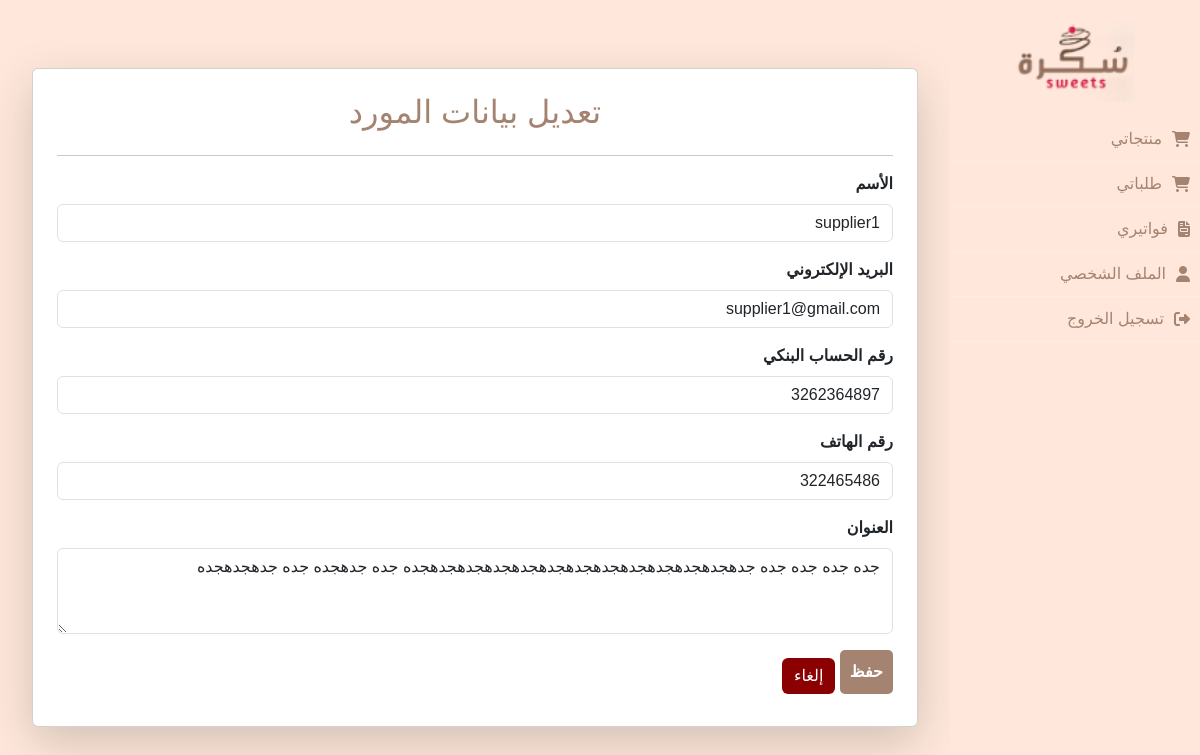
The app's page /edit-profile/ (signed in) with its own data.
### suppliers/models.py (models this page shows, shortened)
class Supplier(models.Model):
    user             = models.OneToOneField(User, on_delete=models.CASCADE)
    company_name     = models.CharField(max_length=255)
    email            = models.EmailField(max_length=254, blank=True, null=True)
    phone_number     = models.CharField(max_length=15, blank=True, null=True)  # إضافة رقم الهاتف
    bank_account     = models.CharField(max_length=50,blank=True, null=True)
    address          = models.TextField(blank=True, null=True )  # العنوان
    previous_balance = models.DecimalField(max_digits=10, decimal_places=2, default=0.00)  # الرصيد السابق
    current_balance  = models.DecimalField(max_digits=10, decimal_places=2, default=0.00)  # الرصيد الحالي

### suppliers/views.py (the view)
# urls.py: path('edit-profile/', views.supplier_edit_profile, name='edit_supplier_profile'),
@login_required
def supplier_edit_profile(request):
    try:
        supplier = Supplier.objects.get(user=request.user)  # جلب بيانات المورد المرتبط بالمستخدم
    except Supplier.DoesNotExist:
        messages.error(request, "لا توجد بيانات مورد مرتبطة بحسابك.")
        return redirect('dashboard')
    if request.method == 'POST':
        form = SupplierEditForm(request.POST, instance=supplier)  # استخدم النموذج الصحيح
        if form.is_valid():
            form.save()
            messages.success(request, "تم تحديث بيانات المورد بنجاح.")
            return redirect('dashboard')
    else:
        form = SupplierEditForm(instance=supplier)  # تمرير البيانات الحالية للمورد
    return render(request, 'suppliers/edit_profile.html', {'form': form})

### suppliers/forms.py
class SupplierEditForm(forms.ModelForm):
    class Meta:
        model = Supplier
        fields = ['company_name', 'email', 'bank_account', 'phone_number', 'address']
        labels = {
            'company_name': 'الأسم',
            'email': 'البريد الإلكتروني',
            'bank_account': 'رقم الحساب البنكي',
            'phone_number': 'رقم الهاتف',
            'address': 'العنوان'
        }
        widgets = {
            'company_name': forms.TextInput(attrs={'class': 'form-control' }),
            'email': forms.EmailInput(attrs={'class': 'form-control'}),
            'bank_account': forms.TextInput(attrs={'class': 'form-control'}),
            'phone_number': forms.TextInput(attrs={'class': 'form-control'}),
            'address': forms.Textarea(attrs={'class': 'form-control', 'rows': 3}),
        }

### suppliers/templates/suppliers/edit_profile.html (shortened to what this page needs)
{% extends 'base.html' %}
{% block content %}
<div class="container-fluid mt-5">
    <div class="card shadow-lg p-4 rounded">
        <h2 class="text-center">تعديل بيانات المورد</h2>
        <hr>
        <form method="post">
            <div class="mb-3">
                <label class="form-label" style="font-weight: bold ">{{ form.company_name.label }}</label>
                {{ form.company_name }}
            </div>
            <div class="mb-3">
                <label class="form-label" style="font-weight: bold ">{{ form.email.label }}</label>
                {{ form.email }}
            </div>
            <div class="mb-3">
                <label class="form-label" style="font-weight: bold ">{{ form.bank_account.label }}</label>
                {{ form.bank_account }}
            </div>
            <div class="mb-3">
                <label class="form-label" style="font-weight: bold ">{{ form.phone_number.label }}</label>
                {{ form.phone_number }}
            </div>
            <div class="mb-3">
                <label class="form-label" style="font-weight: bold ">{{ form.address.label }}</label>
                {{ form.address }}
            </div>
            <div>
                <button type="submit" class="btn add mb-2">حفظ</button>
                {% if request.user.is_staff %}
                    <a href="{% url 'admin_dashboard' %}" class="btn btn-danger">إلغاء</a>
                {% else %}
                    <a href="{% url 'dashboard' %}" class="btn btn-danger">إلغاء</a>
                {% endif %}
            </div>
        </form>
    </div>
</div>
{% endblock %}

### sukkara_invoices/static/css/style.css (style rules this page uses)
body { background-color: #f8f9fa; display: flex; flex-direction: column; min-height: 100vh; font-family: "Tajawal", sans-serif; }
.btn-danger { background-color: #8b0000; border: none; }
h1, h2, h3, h4, h5, h6 { color: #a58371 !important; }

### invoices/templates/base.html (style rules this page uses)
body { background-color: #ffe8db; display: flex; flex-direction: column; min-height: 100vh; }
h1, h2, h3, h4, h5, h6 { color: #a58371 !important; }
.add { background-color: #a58371; color:rgb(255, 255, 255); font-weight: bold; border: none; border-radius:5px; padding: 10px 10px; text-decoration: none; }

### records on screen
Supplier: company_name "supplier1", email "supplier1@gmail.com", bank_account "3262364897", phone_number "322465486", address "جده جده جده جده جدهجدهجدهجدهجدهجدهجدهجدهجدهجدهجدهجدهجده جده جدهجده جده جدهجدهجده"
